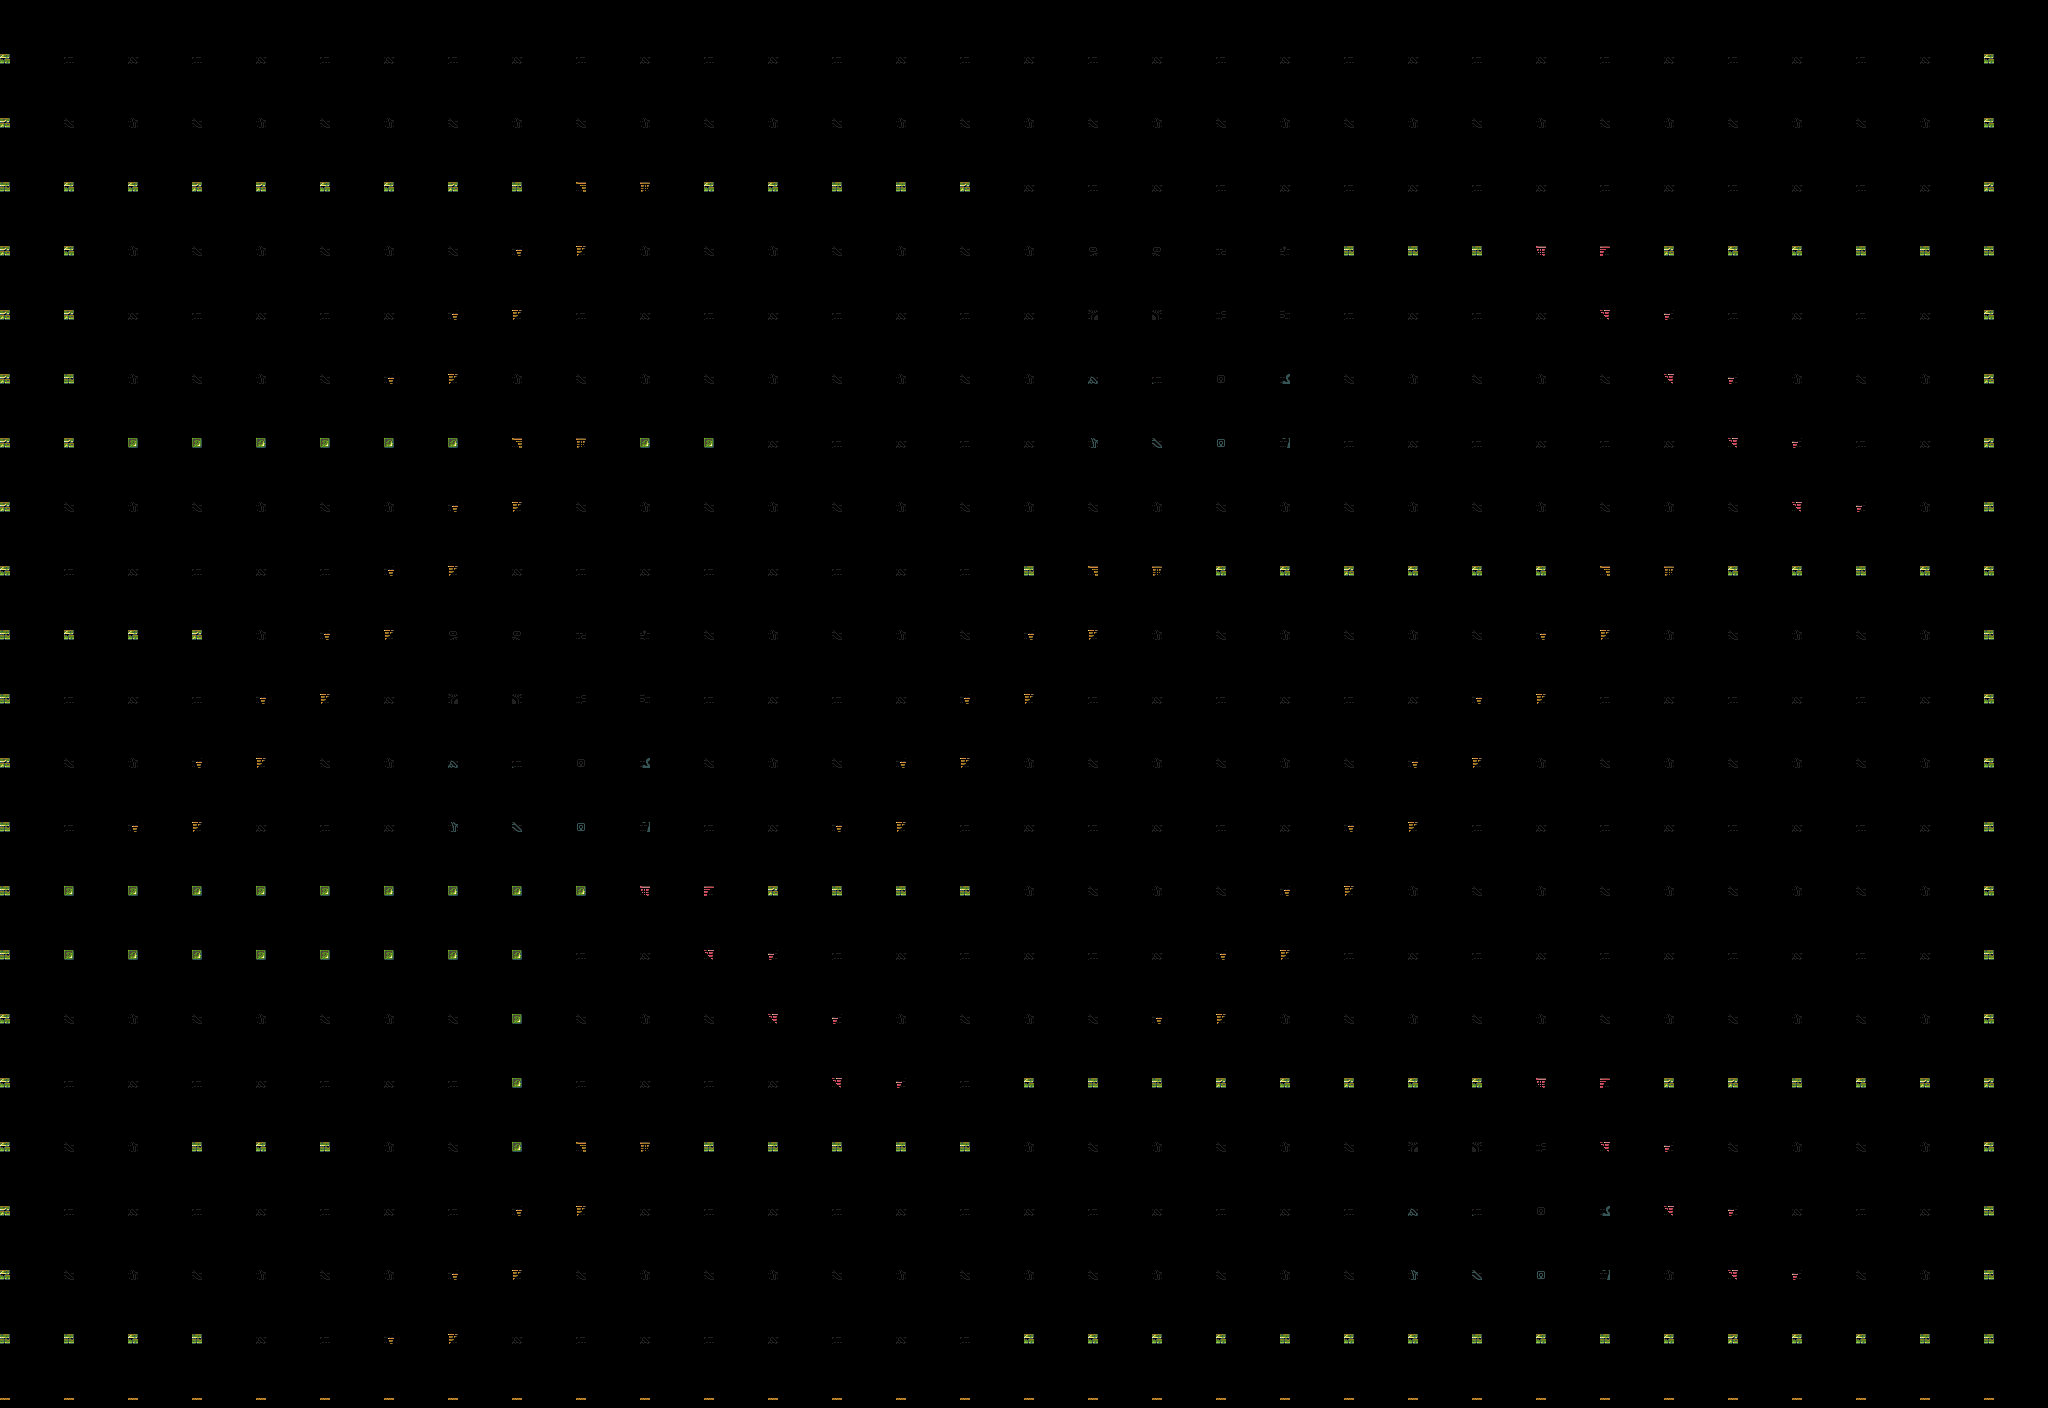

A 2D game scene composited from a Tiled map and its tileset images. What follows is a short description and the map's XML, with each tile layer's data collapsed to a summary:
An orthogonal 32x22 tile map with 64x64 px tiles, 3 tile layers (back, front, stairs) and 14 objects (5x Jewel, 3x Picker, 2x Dagger, 2x Door, 2x Mummy).

<map height="22" infinite="0" nextlayerid="4" nextobjectid="30" orientation="orthogonal" renderorder="right-down" tiledversion="1.11.2" tileheight="64" tilewidth="64" version="1.10" width="32">
 <tileset firstgid="1" source="tiles_new.tsx" />
 <layer height="22" id="1" name="back" width="32">
  <data>[704 cells, 704 non-empty, 20 distinct tile ids]</data>
 </layer>
 <layer height="22" id="2" name="front" width="32">
  <data>[704 cells, 200 non-empty, 10 distinct tile ids]</data>
 </layer>
 <layer height="22" id="3" name="stairs" width="32">
  <data>[704 cells, 66 non-empty, 4 distinct tile ids]</data>
 </layer>
 <objectgroup id="3" name="items">
  <object gid="137" height="64" id="1" type="Dagger" width="64" x="896" y="128">
   <properties>
    <property name="p0" value="137" />
   </properties>
  </object>
  <object gid="137" height="64" id="2" type="Dagger" width="64" x="1856" y="1024">
   <properties>
    <property name="p0" value="137" />
   </properties>
  </object>
  <object gid="138" height="64" id="3" type="Picker" width="64" x="64" y="128">
   <properties>
    <property name="p0" value="138" />
   </properties>
  </object>
  <object gid="138" height="64" id="4" type="Picker" width="64" x="1920" y="192">
   <properties>
    <property name="p0" value="138" />
   </properties>
  </object>
  <object gid="138" height="64" id="5" type="Picker" width="64" x="384" y="704">
   <properties>
    <property name="p0" value="138" />
   </properties>
  </object>
  <object gid="133" height="64" id="6" type="Jewel" width="64" x="576" y="384">
   <properties>
    <property name="p0" value="133" />
   </properties>
  </object>
  <object gid="131" height="64" id="7" type="Jewel" width="64" x="256" y="1088">
   <properties>
    <property name="p0" value="131" />
   </properties>
  </object>
  <object gid="136" height="64" id="8" type="Jewel" width="64" x="128" y="576">
   <properties>
    <property name="p0" value="136" />
   </properties>
  </object>
  <object gid="135" height="64" id="9" type="Jewel" width="64" x="704" y="1088">
   <properties>
    <property name="p0" value="135" />
   </properties>
  </object>
  <object gid="131" height="64" id="10" type="Jewel" width="64" x="1728" y="192">
   <properties>
    <property name="p0" value="131" />
   </properties>
  </object>
  <object gid="127" height="64" id="11" type="Door" width="64" x="448" y="704">
   <properties>
    <property name="p0" value="0" />
   </properties>
  </object>
  <object gid="127" height="64" id="12" type="Door" width="64" x="1536" y="896">
   <properties>
    <property name="p0" value="1" />
   </properties>
  </object>
  <object gid="123" height="64" id="29" type="Mummy" width="64" x="1408" y="192">
   <properties>
    <property name="p0" value="1" />
   </properties>
  </object>
  <object gid="122" height="64" id="30" type="Mummy" width="64" x="192" y="384">
   <properties>
    <property name="p0" value="0" />
   </properties>
  </object>
 </objectgroup>
</map>
